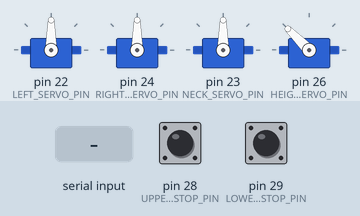
Bench run of a sketch on a simulated Arduino Mega 2560, built with avr-gcc and run on an emulated ATmega2560. Shown: 4 × servo. The inputs (shaded band) are chosen by the test bench; at power-on: pin 28 (UPPER_ENDSTOP_PIN) HIGH, pin 29 (LOWER_ENDSTOP_PIN) HIGH.

Above: at 1.2 s.
1.3 s: pin 28 (UPPER_ENDSTOP_PIN) pulled LOW for 0.15 s
At 1.37 s:
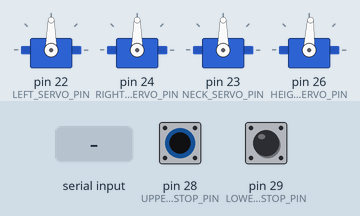
2.9 s: "90,45\n" received over Serial
At 3.4 s:
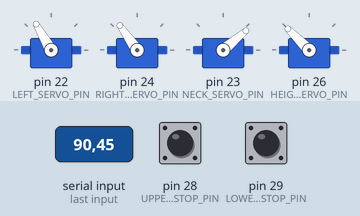
4.4 s: "30,150\n" received over Serial
At 5.6 s:
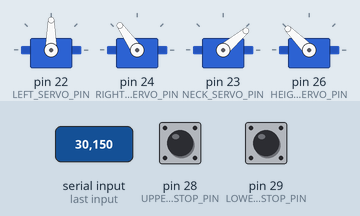
5.9 s: "2\n" received over Serial
At 6.8 s:
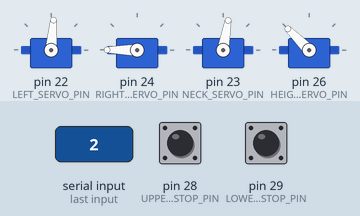
7.4 s: "5\n" received over Serial
At 8.0 s:
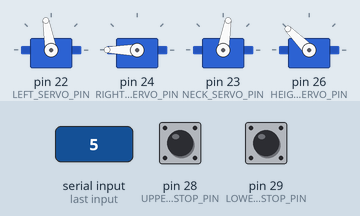
8.9 s: "90\n" received over Serial
At 10.3 s:
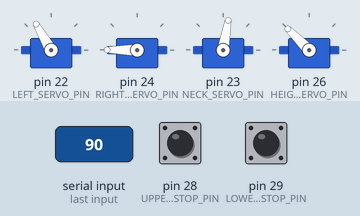
Timing chart, 0 to 11.4 s (numbered marks = the images above; inputs shaded):
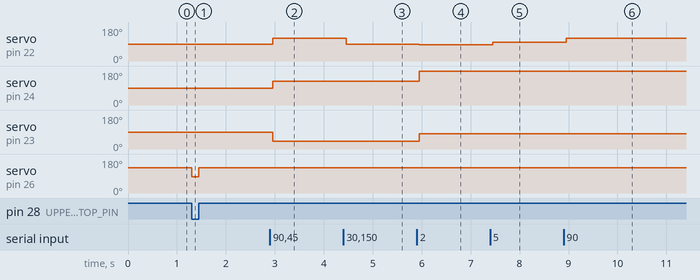

Measured:
- after the input at 1.3 s, servo on pin 26 (HEIGHT_SERVO_PIN): 135° → 87° at once, → 135° 0.15 s later
- after the input at 2.9 s, servo on pin 22 (LEFT_SERVO_PIN): 90° → 120° after 0.06 s; servo on pin 24 (RIGHT_SERVO_PIN): 90° → 125° after 0.06 s; servo on pin 23 (NECK_SERVO_PIN): 90° → 40° after 0.06 s
- after the input at 4.4 s, servo on pin 22 (LEFT_SERVO_PIN): 120° → 90° after 0.06 s
- after the input at 5.9 s, servo on pin 22 (LEFT_SERVO_PIN): 90° → 85° after 0.05 s; servo on pin 24 (RIGHT_SERVO_PIN): 125° → 180° after 0.05 s; servo on pin 23 (NECK_SERVO_PIN): 40° → 80° after 0.05 s
- after the input at 7.4 s, servo on pin 22 (LEFT_SERVO_PIN): 85° → 100° after 0.05 s
- after the input at 8.9 s, servo on pin 22 (LEFT_SERVO_PIN): 100° → 120° after 0.05 s

The sketch:

diabotSerialExecutor.ino
```cpp
#include <Servo.h>

#define LEFT_SERVO_PIN 22
#define RIGHT_SERVO_PIN 24
#define NECK_SERVO_PIN 23
#define HEIGHT_SERVO_PIN 26
#define UPPER_ENDSTOP_PIN 28
#define LOWER_ENDSTOP_PIN 29

#define LEFT_SERVO_CENTER 90
#define RIGHT_SERVO_CENTER 90
#define NECK_SERVO_CENTER 90
#define HEIGHT_SERVO_CENTER 87

Servo leftServo;
Servo rightServo;
Servo heightServo;
Servo neckServo;

//L[1:5] R[1:5] N[1:5] H[1:2]

int currentStatus[4] = {3, 3, 3, 1};
int lastOrder[4] = {0, 0, 0, 0};
String receivedOrder = "3;3;3;1";

void setup() {
  Serial.begin(9600);

  Serial.setTimeout(50);

  leftServo.attach(LEFT_SERVO_PIN);
  rightServo.attach(RIGHT_SERVO_PIN);
  neckServo.attach(NECK_SERVO_PIN);
  heightServo.attach(HEIGHT_SERVO_PIN);

  pinMode(UPPER_ENDSTOP_PIN, INPUT_PULLUP);
  pinMode(LOWER_ENDSTOP_PIN, INPUT_PULLUP);
}

void loop() {

  if (Serial.available()) {
    receivedOrder = Serial.readString();
    //Serial.write("\nreceived");
  }

  lastOrder[0] = receivedOrder.charAt(0) - '0';
  lastOrder[1] = receivedOrder.charAt(2) - '0';
  lastOrder[2] = receivedOrder.charAt(4) - '0';
  lastOrder[3] = receivedOrder.charAt(6) - '0';


  int upperEndstopValue = digitalRead(UPPER_ENDSTOP_PIN);
  int lowerEndstopValue = digitalRead(LOWER_ENDSTOP_PIN);

  if (lastOrder[0] != 0) {
    leftServo.write(90 + (lastOrder[0] - 3) * 5);
  }else{
    leftServo.write(90 + (currentStatus[0] - 3) * 5);
  }

  if (lastOrder[1] != 0) {
    rightServo.write(90 - (lastOrder[1] - 3) * 5);
  }else{
    rightServo.write(90 - (currentStatus[1] - 3) * 5);
  }

  if (lastOrder[2] != 0) {
    neckServo.write(90 - (lastOrder[2] - 3) * 25);
  }else{
    neckServo.write(90 - (currentStatus[2] - 3) * 25);
  }

  if (lastOrder[3] != 0) {
    if (lastOrder[3] == 2) {
      if (lowerEndstopValue == 1) {
        heightServo.write(45);
      } else {
        heightServo.write(HEIGHT_SERVO_CENTER);
      }
    } else if (lastOrder[3] == 1) {
      if (upperEndstopValue == 1) {
        heightServo.write(135);
      } else {
        heightServo.write(HEIGHT_SERVO_CENTER);
      }
    }
  }else{
    if (currentStatus[3] == 2) {
      if (lowerEndstopValue == 1) {
        heightServo.write(45);
      } else {
        heightServo.write(HEIGHT_SERVO_CENTER);
      }
    } else if (currentStatus[3] == 1) {
      if (upperEndstopValue == 1) {
        heightServo.write(135);
      } else {
        heightServo.write(HEIGHT_SERVO_CENTER);
      }
    }
  }

  //TODO update status
  currentStatus[0] = (lastOrder[0] == 0) ? currentStatus[0] : lastOrder[0];
  currentStatus[1] = (lastOrder[1] == 0) ? currentStatus[1] : lastOrder[1];
  currentStatus[2] = (lastOrder[2] == 0) ? currentStatus[2] : lastOrder[2];
  currentStatus[3] = (lastOrder[3] == 0) ? currentStatus[3] : lastOrder[3];
}
```
